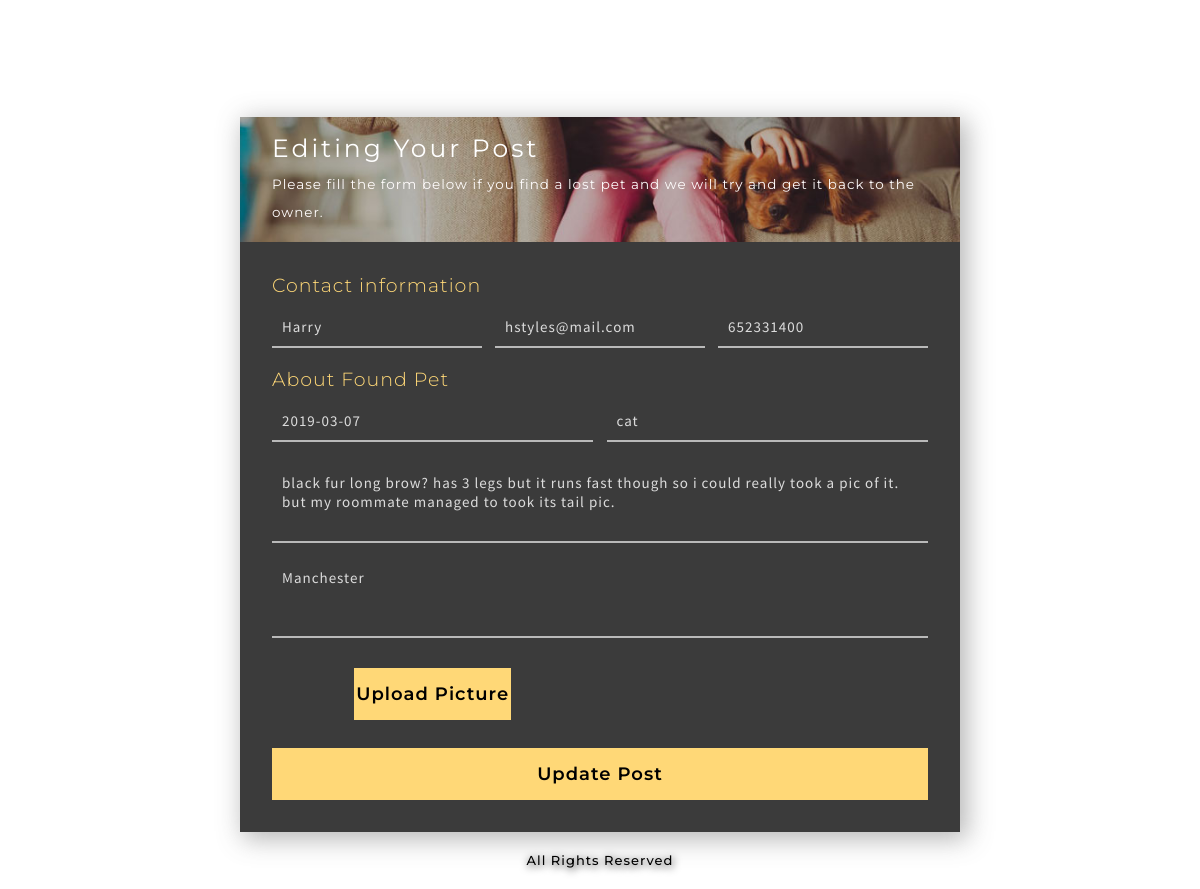
The page /edit.php?id=1 on the database its author committed.
### tables this page shows
CREATE TABLE `laporanhilang` (
  `id` int(11) NOT NULL,
  `name` varchar(20) NOT NULL,
  `email` varchar(50) NOT NULL,
  `telephone` int(15) NOT NULL,
  `datefound` date NOT NULL,
  `animal_type` varchar(10) NOT NULL,
  `deskripsi` text NOT NULL,
  `location` varchar(15) NOT NULL,
  `posted_time` timestamp NOT NULL DEFAULT CURRENT_TIMESTAMP,
  `image` varchar(100) NOT NULL
);

### edit.php (the view, shortened to what this page needs)
<?php
include("konek.php");
$name = '';
$email= '';
$telephone= '';
$datefound= '';
$animal_type= '';
$deskripsi= '';
$location= '';
if  (isset($_GET['id'])) {
  $id = $_GET['id'];
  $query = "SELECT * FROM laporanhilang WHERE id=$id";
  $result = mysqli_query($conn, $query);
  if (mysqli_num_rows($result) == 1) {
    $row = mysqli_fetch_array($result);
    $name = $row['name'];
    $email = $row['email'];
    $telephone = $row['telephone'];
    $datefound = $row['datefound'];
    $animal_type = $row['animal_type'];
    $deskripsi = $row['deskripsi'];
    $location = $row['location'];
  }
}
?>
<!DOCTYPE HTML>
<html>
<head>
  <link rel="stylesheet" href="css/jquery-ui.css" />
  <link href="css/formstyle.css" rel='stylesheet' type='text/css' />
</head>
<body>
  <h1>EDIT YOUR FORM</h1>
  <div class="main-w3layouts-content">
    <div class="top-section">
      <h2 class="sub-hdng-agileits-w3layouts">Editing your post</h2>
      <p>Please fill the form below if you find a lost pet and we will try and get it back to the owner.</p>
    </div>
    <div class="w3-agile-login-form">
      <form action="edit.php?id=<?php echo $_GET['id']; ?>" method="POST" enctype="multipart/form-data">
        <h3 class="inner-hdng-agileinfo">Contact information</h3>
        <div class="top-fields-wthree">
          <div class="input-fields-w3ls">
            <input type="text" name="name" placeholder="Name" value= "<?php echo $name; ?>" required="true" />
          </div>
          <div class="input-fields-w3ls">
            <input type="email" name="email" placeholder="Email" value="<?php echo $email; ?>" required="true" />
          </div>
          <div class="input-fields-w3ls">
            <input type="text" name="telephone" placeholder="Phone" value="<?php echo $telephone; ?>" required="true" />
          </div>
        </div>
        <h3 class="inner-hdng-agileinfo">About Found Pet</h3>
        <div class="mid-fields-agileits-w3layouts">
          <div class="input-fields-w3ls2">
            <input id="datepicker" name="datefound" type="text" placeholder="Date found" value="<?php echo $datefound; ?>" onfocus="this.value = '';" onblur="if (this.value == '') {this.value = 'mm/dd/yyyy';}"
                required="true" />
          </div>
          <div class="input-fields-w3ls2">
            <input type="text" name="animal_type" placeholder="Animal type" value="<?php echo $animal_type; ?>" required="true" />
          </div>
        </div>
        <textarea name="deskripsi" placeholder="Description of animal" required="true"><?php echo $deskripsi;?></textarea>
        <textarea name="location" placeholder="Where found" required="true"><?php echo $location;?></textarea>
        <div class="mid-fields-agileits-w3layouts">
        <div class="input-fields-w3ls2">
          <div class="custom-upload">
          <button class="btn-upload">Upload Picture</button>
          </div>
        </div>
        </div>
        <input type="submit" name="update" value="Update Post">
      </form>
    </div>
  </div>
  <div class="copy-right-w3l">
    <p>All Rights Reserved</p>
  </div>
</body>
</html>

### rows shown on the page
laporanhilang: name "Harry", email "hstyles@mail.com", telephone "652331400", datefound "2019-03-07", animal_type "cat", deskripsi "black fur long brow? has 3 legs but it runs fast though so i could really took a pic of it. but my roommate managed to took its tail pic.", location "Manchester"
